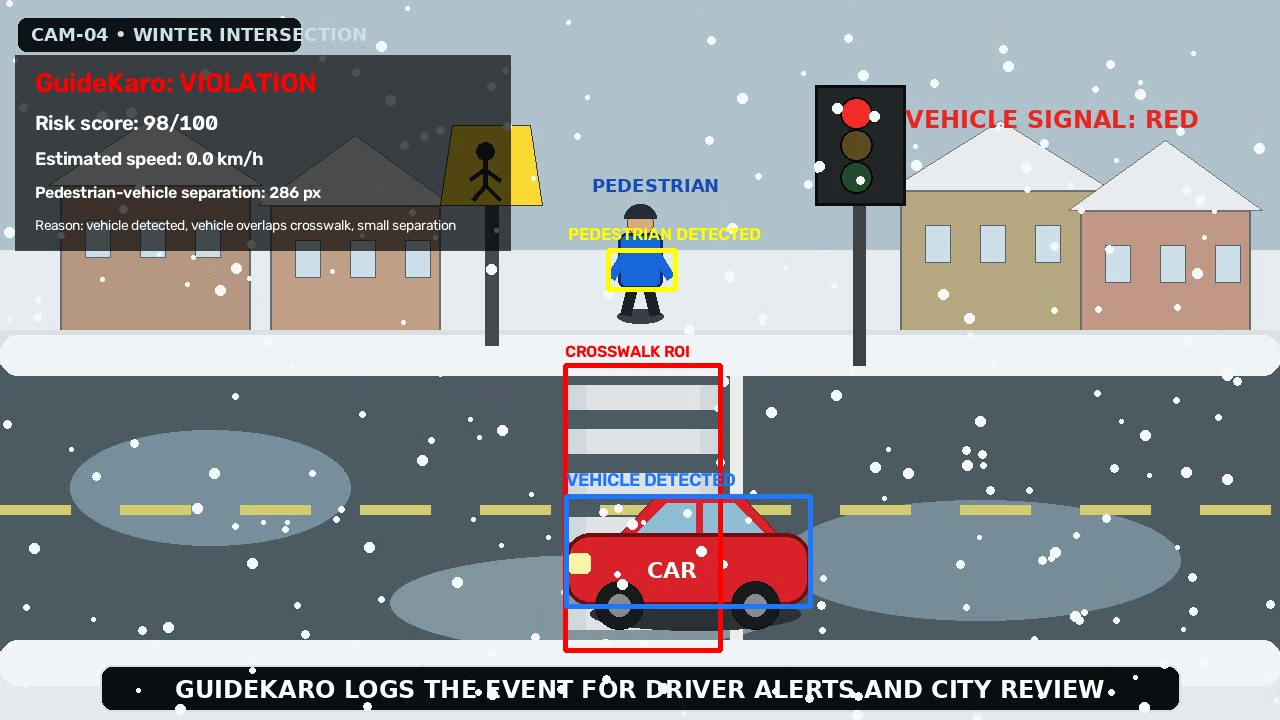
#> input picture dashboard/assets/latest_frame.jpg, 1280 x 720 px
$ python -i winter_scenario_runner.py   (imports and definitions only)
#> lines starting #> are read from the running program, lines starting #| are printed output that depends on the picture; after the words box and inside, x2 and y2 are one past the last pixel; in counts of white or black regions, pixels touching at a corner belong together
#> further down, picture is the input picture: shape (720, 1280, 3); mean B, G, R 146.3, 143.6, 140.4
from __future__ import annotations

import argparse
import math
import time
from datetime import datetime
from pathlib import Path

import cv2
import numpy as np

from event_logger import GuideKaroEventLogger


PROJECT_DIR = Path(__file__).resolve().parent
ASSETS_DIR = PROJECT_DIR / "assets"
DATABASE_PATH = PROJECT_DIR / "database" / "uc1_events.db"
LATEST_FRAME_PATH = ASSETS_DIR / "latest_frame.jpg"

CROSSWALK = (565, 365, 720, 650)  # x1, y1, x2, y2
# Prototype calibration: 155 pixels represents about 4 metres.
PIXELS_PER_METER = 155 / 4.0


def largest_box(mask: np.ndarray, min_area: int) -> tuple[int, int, int, int] | None:
    contours, _ = cv2.findContours(mask, cv2.RETR_EXTERNAL, cv2.CHAIN_APPROX_SIMPLE)
    best = None
    best_area = 0
    for contour in contours:
        x, y, w, h = cv2.boundingRect(contour)
        area = w * h
        if area >= min_area and area > best_area:
            best = (x, y, x + w, y + h)
            best_area = area
    return best


def intersects(a, b) -> bool:
    return not (a[2] < b[0] or a[0] > b[2] or a[3] < b[1] or a[1] > b[3])


def center(box):
    return ((box[0] + box[2]) // 2, (box[1] + box[3]) // 2)


def detect_simulated_objects(frame: np.ndarray):
    """
    Detect the controlled simulation objects by their stable presentation colors.

    This file is intentionally a controlled prototype detector, not a replacement
    for YOLO on real traffic-camera footage.
    """
    hsv = cv2.cvtColor(frame, cv2.COLOR_BGR2HSV)
#> hsv: shape (720, 1280, 3); mean H, S, V 91.9, 52.3, 157.5

    # Red car; limit to road area so the red traffic light is excluded.
    red1 = cv2.inRange(hsv, np.array([0, 130, 100]), np.array([10, 255, 255]))
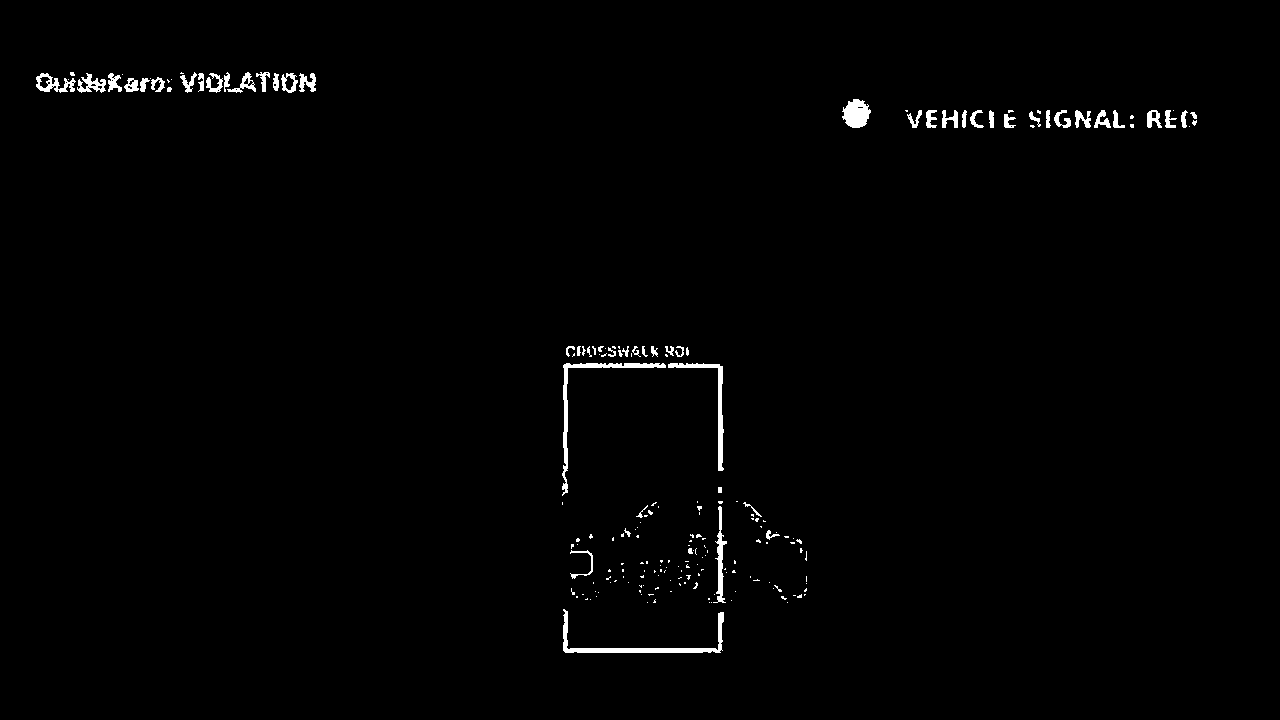
#> red1: shape (720, 1280); 1% white; 203 white regions (144 under 20 px), largest, box (x1, y1, x2, y2) and area: (563, 609, 724, 653) 1095, (562, 363, 666, 496) 943, (668, 363, 724, 471) 713
    red2 = cv2.inRange(hsv, np.array([170, 130, 100]), np.array([179, 255, 255]))
#> red2: shape (720, 1280); 1.7% white; 364 white regions (341 under 20 px), largest, box (x1, y1, x2, y2) and area: (570, 500, 807, 604) 13497, (562, 368, 566, 473) 170, (722, 384, 724, 429) 73
    red = cv2.bitwise_or(red1, red2)
#> red: shape (720, 1280); 2.8% white; 50 white regions (2 under 20 px), largest, box (x1, y1, x2, y2) and area: (570, 500, 808, 604) 14890, (562, 363, 724, 555) 2203, (36, 72, 139, 93) 1379
    red[:350, :] = 0
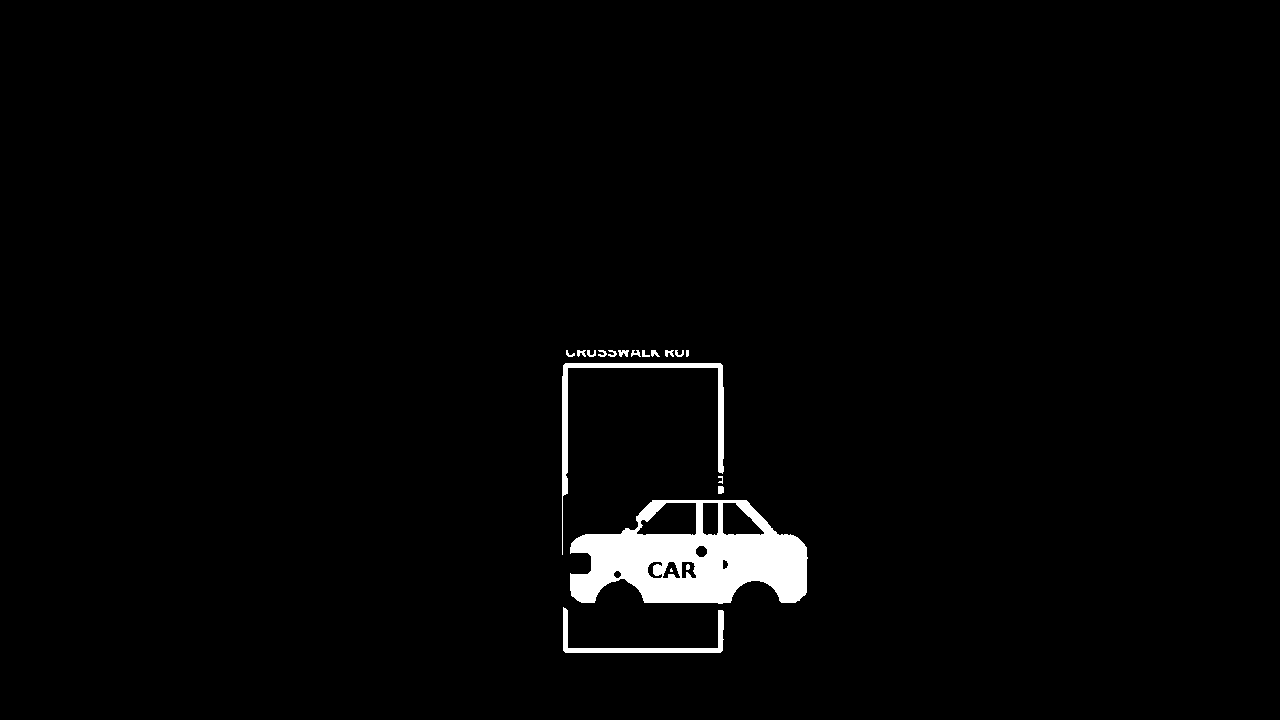
#> red: shape (720, 1280); 2% white; 19 white regions (1 under 20 px), largest, box (x1, y1, x2, y2) and area: (570, 500, 808, 604) 14890, (562, 363, 724, 555) 2203, (563, 607, 724, 653) 1202
    red = cv2.morphologyEx(red, cv2.MORPH_CLOSE, np.ones((9, 9), np.uint8))
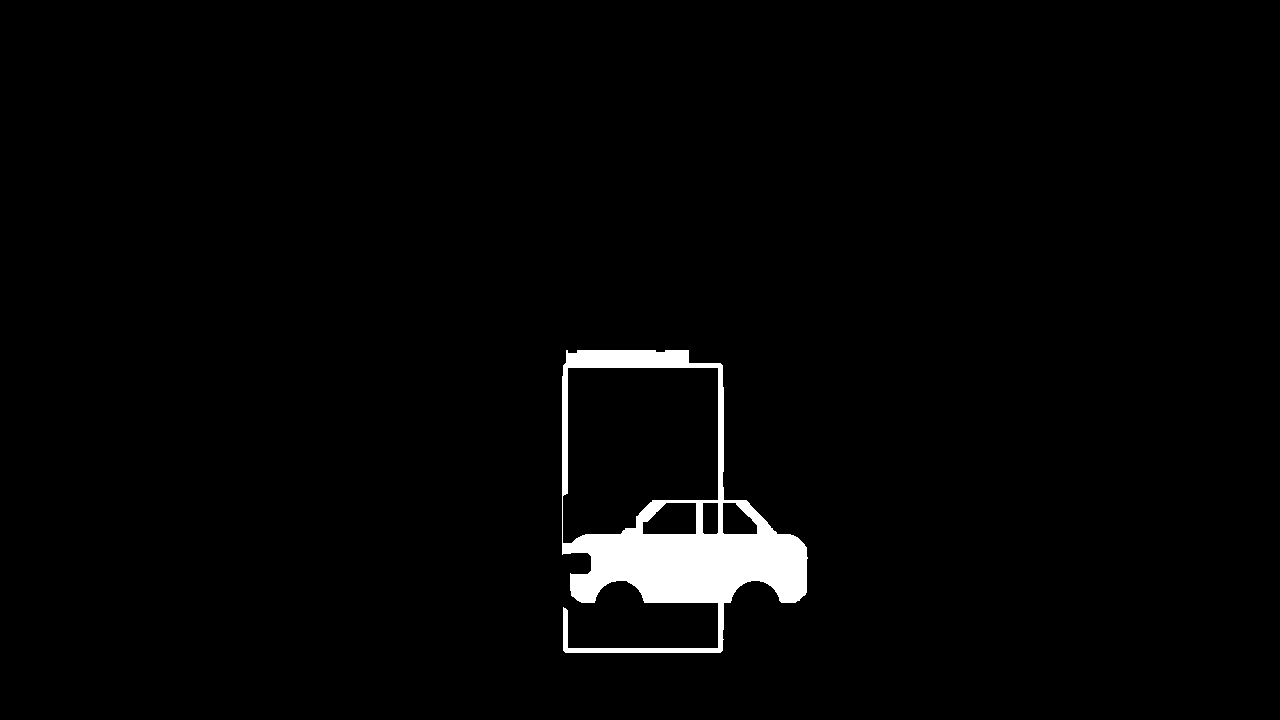
#> red: shape (720, 1280); 2.3% white; 1 white region
    car_box = largest_box(red, 2500)
#> in largest_box, `contours, _ = cv2.findContours(mask, cv2.RETR_EXTERNAL, cv2.CHAIN_APPR..`: contours = 1 contour; box (x1, y1, x2, y2) and area: (562, 350, 808, 653) 45267
#> the loop in largest_box, `for contour in contours:` made 1 pass
#> (x, y, w, h, area, best, best_area) on pass 1: (562, 350, 246, 303, 74538, (562, 350, 808, 653), 74538)
#> after the loop in largest_box, `for contour in contours:`: best_area = 74538
#> car_box = (562, 350, 808, 653)

    # Blue pedestrian coat.
    blue = cv2.inRange(hsv, np.array([95, 100, 70]), np.array([130, 255, 255]))
#> blue: shape (720, 1280); 0.95% white; 25 white regions (1 under 20 px), largest, box (x1, y1, x2, y2) and area: (564, 493, 815, 611) 4445, (612, 254, 672, 286) 1662, (618, 233, 663, 248) 406
    blue[:250, :] = 0
#> blue: shape (720, 1280); 0.8% white; 14 white regions, largest, box (x1, y1, x2, y2) and area: (564, 493, 815, 611) 4445, (612, 254, 672, 286) 1662, (657, 471, 678, 486) 171
    blue = cv2.morphologyEx(blue, cv2.MORPH_CLOSE, np.ones((7, 7), np.uint8))
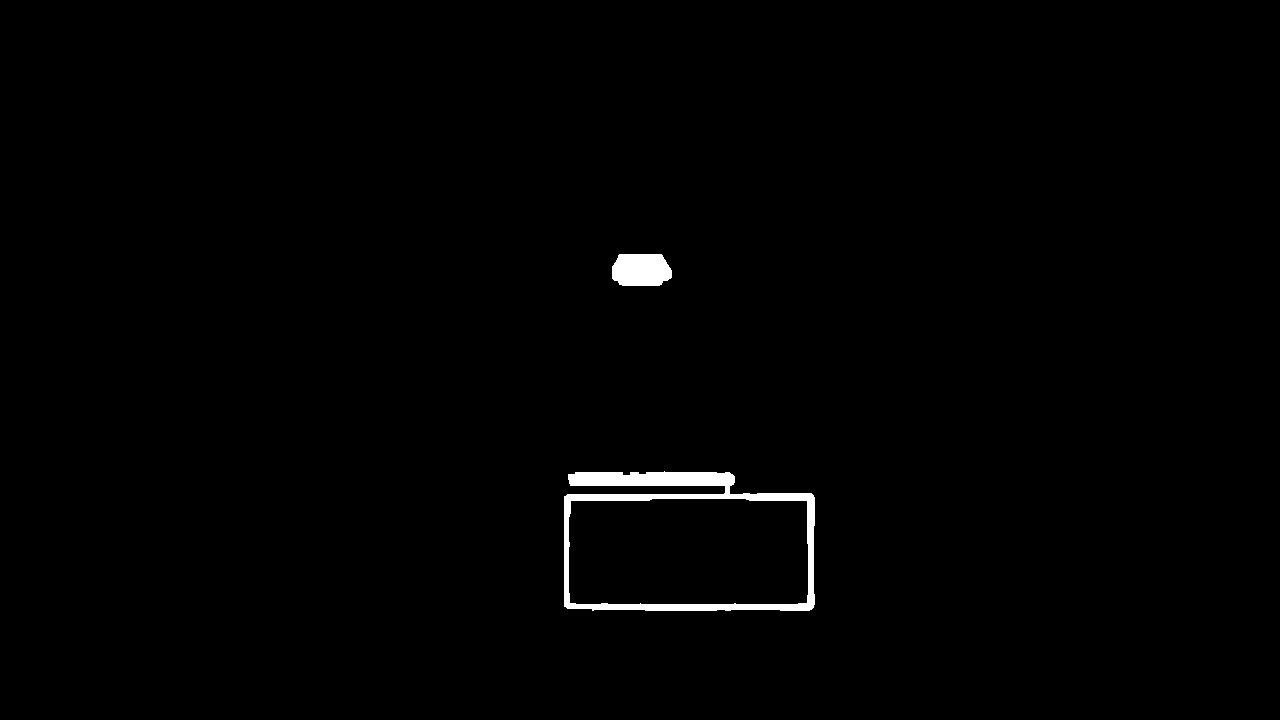
#> blue: shape (720, 1280); 0.92% white; 2 white regions
    person_box = largest_box(blue, 350)
#> in largest_box (call 2), `contours, _ = cv2.findContours(mask, cv2.RETR_EXTERNAL, cv2.CHAIN_APPR..`: contours = 2 contours; box (x1, y1, x2, y2) and area: (564, 471, 815, 611) 30926, (612, 254, 672, 286) 1608
#> the loop in largest_box (call 2), `for contour in contours:` made 2 passes
#> (x, y, w, h, area, best, best_area) on pass 1: (564, 471, 251, 140, 35140, (564, 471, 815, 611), 35140)
#> (x, y, w, h, area) on pass 2: (612, 254, 60, 32, 1920)
#> person_box = (564, 471, 815, 611)

    return car_box, person_box


# [229 lines left out: functions vehicle_distance_to_crosswalk_m, calculate_risk, main, not called in this run]


# [2 lines not run here, left out]

>>> import cv2
>>> picture = cv2.imread('assets/latest_frame.jpg')
>>> result = detect_simulated_objects(picture)
#> result = ((562, 350, 808, 653), (564, 471, 815, 611))
